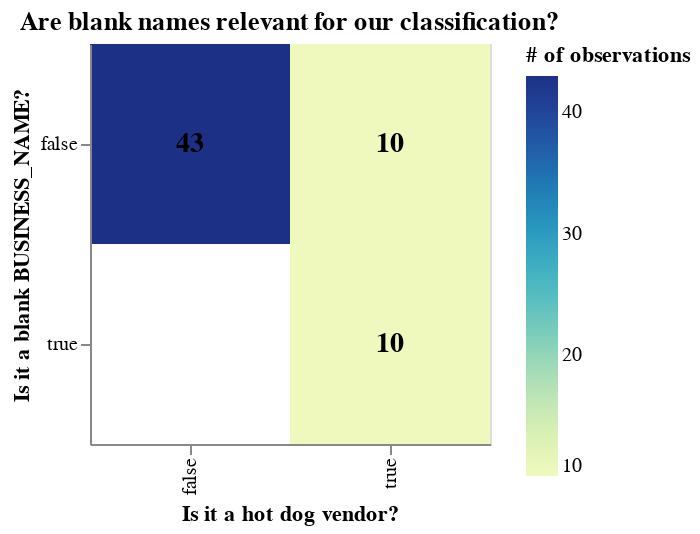

The cell this chart's notebook holds for it:
### Markdown cell above
As we can see, even being the most popular class, there distribution is biased towards more non-hot-dog vendors (which we saw before that are not concentrated in a particular competing class).

Lastly, we noticed that there were some initial blanks in the `BUSINESS_NAME` which we addressed by changing it to an empty space (and thus not screwing up the `CountVectorizer` instance we will need for this analysis). It would be interesting to see if there is a discernible pattern of this, against the target:

### Code cell
# summary EDA, identify missing and NAN values

train_data["text_is_na"] = train_data["BUSINESS_NAME"] == ""

plot3 = (alt.Chart(
    train_data,
    title="Are blank names relevant for our classification?"
).mark_rect(color="seagreen").encode(
    x=alt.X("is_hotdog", title="Is it a hot dog vendor?"),
    y=alt.Y("text_is_na", title="Is it a blank BUSINESS_NAME?"),
    color=alt.Color("count()", title="# of observations")
).properties(
        width=200,
        height=200
    )
)

plot3 = plot3 + alt.Chart(train_data).mark_text(
    fontSize=14,
    fontWeight="bold"
).encode(
    x="is_hotdog:N",
    y="text_is_na:N",
    text=alt.Text("count():Q", format="d")
)

plot3

### Figure 1 — Vega-Lite specification as saved in the notebook (floating-point values rounded to 4 significant figures)
{"config": {"view": {"continuousWidth": 300, "continuousHeight": 300}}, "layer": [{"mark": {"type": "rect", "color": "seagreen"}, "encoding": {"color": {"aggregate": "count", "title": "# of observations", "type": "quantitative"}, "x": {"field": "is_hotdog", "title": "Is it a hot dog vendor?", "type": "nominal"}, "y": {"field": "text_is_na", "title": "Is it a blank BUSINESS_NAME?", "type": "nominal"}}, "title": "Are blank names relevant for our classification?"}, {"mark": {"type": "text", "fontSize": 14, "fontWeight": "bold"}, "encoding": {"text": {"aggregate": "count", "format": "d", "type": "quantitative"}, "x": {"field": "is_hotdog", "type": "nominal"}, "y": {"field": "text_is_na", "type": "nominal"}}}], "data": {"name": "data-1dffe92e49e5da9f4686fe7969bc1ac6"}, "height": 200, "width": 200, "$schema": "https://vega.github.io/schema/vega-lite/v6.1.0.json", "datasets": {"data-1dffe92e49e5da9f4686fe7969bc1ac6": [{"BUSINESS_NAME": "Aussie Pie Guy", "DESCRIPTION": "Australian Pies", "is_hotdog": false, "text_is_na": false}, {"BUSINESS_NAME": "", "DESCRIPTION": "Hot Dogs", "is_hotdog": true, "text_is_na": true}, {"BUSINESS_NAME": "Japadog", "DESCRIPTION": "Hot Dogs", "is_hotdog": true, "text_is_na": false}, {"BUSINESS_NAME": "The Juice Truck", "DESCRIPTION": "Juice and Smoothies", "is_hotdog": false, "text_is_na": false}, {"BUSINESS_NAME": "The Praguery", "DESCRIPTION": "Central European Desserts", "is_hotdog": false, "text_is_na": false}, {"BUSINESS_NAME": "The Reef", "DESCRIPTION": "Caribbean", "is_hotdog": false, "text_is_na": false}, {"BUSINESS_NAME": "Mr. Shawarma", "DESCRIPTION": "Shawarma", "is_hotdog": false, "text_is_na": false}, {"BUSINESS_NAME": "Holy Smokes", "DESCRIPTION": "Hot Dogs", "is_hotdog": true, "text_is_na": false}, {"BUSINESS_NAME": "Crab Park Chowdery", "DESCRIPTION": "Chowders and Soups", "is_hotdog": false, "text_is_na": false}, {"BUSINESS_NAME": "", "DESCRIPTION": "Hot Dogs", "is_hotdog": true, "text_is_na": true}, {"BUSINESS_NAME": "The Juice Truck", "DESCRIPTION": "Juice and Smoothies", "is_hotdog": false, "text_is_na": false}, {"BUSINESS_NAME": "Commissary Connect", "DESCRIPTION": "Variety Menu", "is_hotdog": false, "text_is_na": false}, {"BUSINESS_NAME": "The Loving Hut", "DESCRIPTION": "Vegetarian and Vegan", "is_hotdog": false, "text_is_na": false}, {"BUSINESS_NAME": "Ali's Hot Dogs", "DESCRIPTION": "Hot Dogs", "is_hotdog": true, "text_is_na": false}, {"BUSINESS_NAME": "Potato Tornado", "DESCRIPTION": "Potato Based Dishes", "is_hotdog": false, "text_is_na": false}, {"BUSINESS_NAME": "", "DESCRIPTION": "Hot Dogs", "is_hotdog": true, "text_is_na": true}, {"BUSINESS_NAME": "", "DESCRIPTION": "Hot Dogs", "is_hotdog": true, "text_is_na": true}, {"BUSINESS_NAME": "Van Dog", "DESCRIPTION": "Western", "is_hotdog": false, "text_is_na": false}, {"BUSINESS_NAME": "Bandidas", "DESCRIPTION": "Vegan Cuisine", "is_hotdog": false, "text_is_na": false}, {"BUSINESS_NAME": "Mr. Shawarma", "DESCRIPTION": "Middle Eastern Cuisine", "is_hotdog": false, "text_is_na": false}, {"BUSINESS_NAME": "Suassy Thai", "DESCRIPTION": "Thai Cuisine", "is_hotdog": false, "text_is_na": false}, {"BUSINESS_NAME": "", "DESCRIPTION": "Hot Dogs", "is_hotdog": true, "text_is_na": true}, {"BUSINESS_NAME": "Roaming Dragon", "DESCRIPTION": "Asian Fusion", "is_hotdog": false, "text_is_na": false}, {"BUSINESS_NAME": "", "DESCRIPTION": "Hot Dogs", "is_hotdog": true, "text_is_na": true}, {"BUSINESS_NAME": "Van Dog", "DESCRIPTION": "Hot Dogs", "is_hotdog": true, "text_is_na": false}, {"BUSINESS_NAME": "Gourmet Syndicate", "DESCRIPTION": "Comfort Food", "is_hotdog": false, "text_is_na": false}, {"BUSINESS_NAME": "Mr. Tube Steak", "DESCRIPTION": "Hot Dogs", "is_hotdog": true, "text_is_na": false}, {"BUSINESS_NAME": "La Bomba Taqueria", "DESCRIPTION": "Tacos and Fresh Salsas", "is_hotdog": false, "text_is_na": false}, {"BUSINESS_NAME": "Actual Oden", "DESCRIPTION": "Japanese Cuisine", "is_hotdog": false, "text_is_na": false}, {"BUSINESS_NAME": "Chou Chou Crepes", "DESCRIPTION": "French Crepes", "is_hotdog": false, "text_is_na": false}, {"BUSINESS_NAME": "Soho Road Naan Kebab", "DESCRIPTION": "Indian Cuisine", "is_hotdog": false, "text_is_na": false}, {"BUSINESS_NAME": "Super Thai", "DESCRIPTION": "Thai Cuisine", "is_hotdog": false, "text_is_na": false}, {"BUSINESS_NAME": "Tandoori Tikka Dog", "DESCRIPTION": "Hot Dogs", "is_hotdog": true, "text_is_na": false}, {"BUSINESS_NAME": "Mr. Camaron", "DESCRIPTION": "Drinks and Smoothies", "is_hotdog": false, "text_is_na": false}, {"BUSINESS_NAME": "Marimba", "DESCRIPTION": "Middle Eastern Cuisine", "is_hotdog": false, "text_is_na": false}, {"BUSINESS_NAME": "Disco Cheetah", "DESCRIPTION": "Korean", "is_hotdog": false, "text_is_na": false}, {"BUSINESS_NAME": "Japadog", "DESCRIPTION": "Hot Dogs", "is_hotdog": true, "text_is_na": false}, {"BUSINESS_NAME": "Commissary Connect", "DESCRIPTION": "Variety Menu", "is_hotdog": false, "text_is_na": false}, {"BUSINESS_NAME": "Meet to Eat", "DESCRIPTION": "Kosher Israeli", "is_hotdog": false, "text_is_na": false}, {"BUSINESS_NAME": "San Juan Family Farm", "DESCRIPTION": "Fruit Shakes, Smoothies and Juices", "is_hotdog": false, "text_is_na": false}, {"BUSINESS_NAME": "Tacofino", "DESCRIPTION": "Tacos and Burritos", "is_hotdog": false, "text_is_na": false}, {"BUSINESS_NAME": "Eat Chicken Wraps", "DESCRIPTION": "Wraps and Sandwiches", "is_hotdog": false, "text_is_na": false}, {"BUSINESS_NAME": "Brasilian Roots", "DESCRIPTION": "Brasilian Cuisine", "is_hotdog": false, "text_is_na": false}, {"BUSINESS_NAME": "", "DESCRIPTION": "Hot Dogs", "is_hotdog": true, "text_is_na": true}, {"BUSINESS_NAME": "Roaming Dragon", "DESCRIPTION": "Asian Fusion", "is_hotdog": false, "text_is_na": false}, {"BUSINESS_NAME": "", "DESCRIPTION": "Hot Dogs", "is_hotdog": true, "text_is_na": true}, {"BUSINESS_NAME": "Fat Duck Mobile Eatery", "DESCRIPTION": "International Comfort Foods", "is_hotdog": false, "text_is_na": false}, {"BUSINESS_NAME": "", "DESCRIPTION": "Hot Dogs", "is_hotdog": true, "text_is_na": true}, {"BUSINESS_NAME": "Mum's Grilled Cheese Truck", "DESCRIPTION": "Grilled Cheese and Soups", "is_hotdog": false, "text_is_na": false}, {"BUSINESS_NAME": "Dim Sum Express", "DESCRIPTION": "Dim Sum", "is_hotdog": false, "text_is_na": false}, {"BUSINESS_NAME": "Sea Dogs", "DESCRIPTION": "Hot Dogs", "is_hotdog": true, "text_is_na": false}, {"BUSINESS_NAME": "Cazba Express", "DESCRIPTION": "Kebabs", "is_hotdog": false, "text_is_na": false}, {"BUSINESS_NAME": "Eat Chicken Wraps", "DESCRIPTION": "Wraps and Sandwiches", "is_hotdog": false, "text_is_na": false}, {"BUSINESS_NAME": "Meet to Eat", "DESCRIPTION": "Kosher Israeli", "is_hotdog": false, "text_is_na": false}, {"BUSINESS_NAME": "Chickpea", "DESCRIPTION": "Vegetarian", "is_hotdog": false, "text_is_na": false}, {"BUSINESS_NAME": "Mac BBQ", "DESCRIPTION": "Hot Dogs", "is_hotdog": true, "text_is_na": false}, {"BUSINESS_NAME": "Feastro The Rolling Bistro", "DESCRIPTION": "Local Meats and Seafood", "is_hotdog": false, "text_is_na": false}, {"BUSINESS_NAME": "", "DESCRIPTION": "Hot Dogs", "is_hotdog": true, "text_is_na": true}, {"BUSINESS_NAME": "Van Dog", "DESCRIPTION": "Hot Dogs", "is_hotdog": true, "text_is_na": false}, {"BUSINESS_NAME": "Feastro - The Rolling Bistro", "DESCRIPTION": "Local Meats and Seafood", "is_hotdog": false, "text_is_na": false}, {"BUSINESS_NAME": "Mr. Sandwich", "DESCRIPTION": "Sandwiches", "is_hotdog": false, "text_is_na": false}, {"BUSINESS_NAME": "Cheesey Does It", "DESCRIPTION": "Sandwiches", "is_hotdog": false, "text_is_na": false}, {"BUSINESS_NAME": "Didi's Greek", "DESCRIPTION": "Greek Cuisine", "is_hotdog": false, "text_is_na": false}]}}
